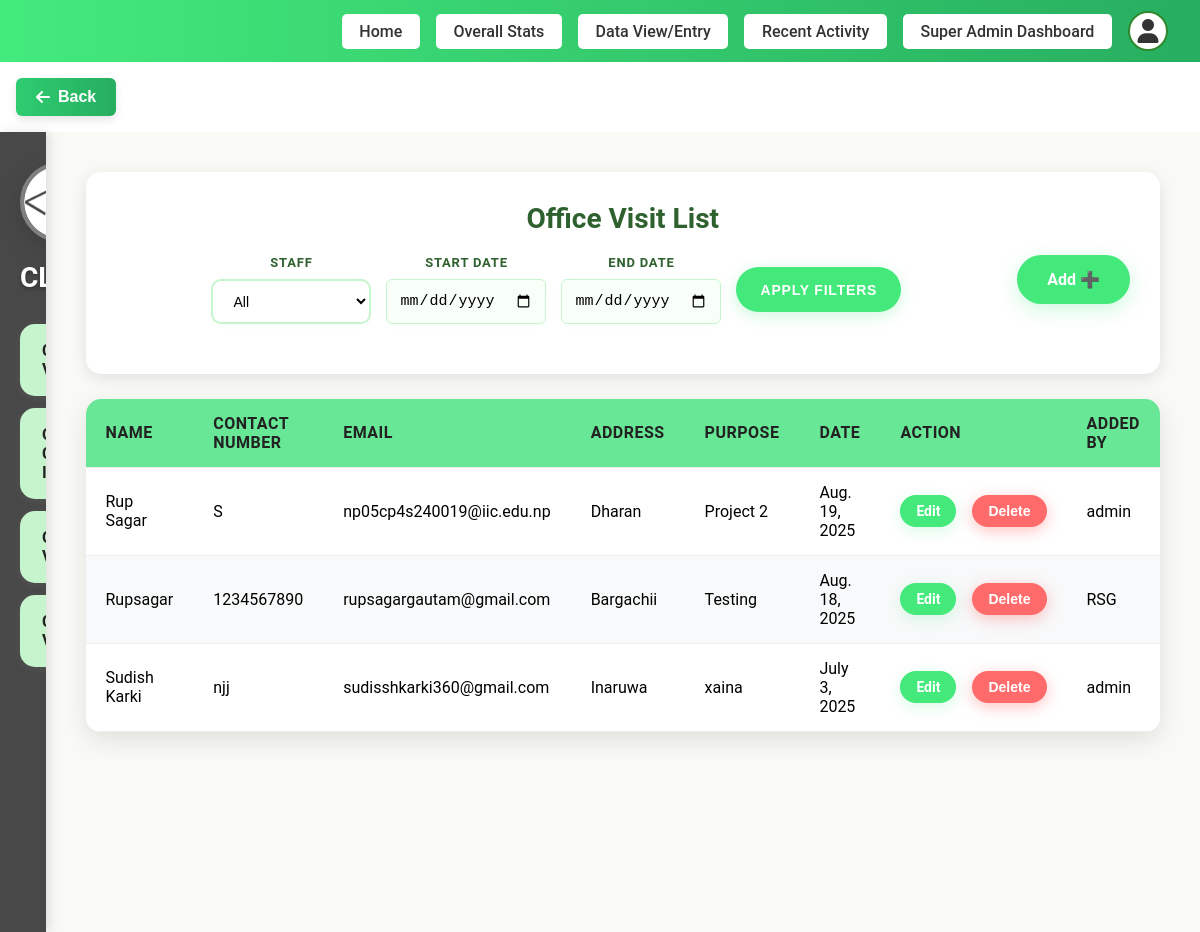
The app's page /add-dashboard/office-visit/list/ (signed in) with its own data.
### staff/models.py (models this page shows, shortened)
class OfficeVisit(models.Model):
    user = models.ForeignKey(User, on_delete=models.CASCADE)
    name = models.CharField(max_length=100)
    contact = models.CharField(max_length=20)
    email = models.EmailField()
    address = models.CharField(max_length=255)
    purpose = models.CharField(max_length=255)
    date = models.DateField()

### staff/views.py (the view)
# urls.py: path('office-visit/list/', views.office_visit_list, name='office_visit_list'),
@login_required
def office_visit_list(request):
    if request.user.is_superuser:
        office_visits = OfficeVisit.objects.all().order_by('-date')
        staff_filter = request.GET.get('staff')
        if staff_filter and staff_filter != 'all':
            office_visits = office_visits.filter(user_id=staff_filter)
        start_date = request.GET.get('start_date')
        end_date = request.GET.get('end_date')
        if start_date:
            try:
                start_date = datetime.strptime(start_date, '%Y-%m-%d').date()
                office_visits = office_visits.filter(date__gte=start_date)
            except ValueError:
                pass
        if end_date:
            try:
                end_date = datetime.strptime(end_date, '%Y-%m-%d').date()
                office_visits = office_visits.filter(date__lte=end_date)
            except ValueError:
                pass
        staff_users = User.objects.filter(is_staff=True).order_by('username')
    else:
        office_visits = OfficeVisit.objects.filter(user=request.user).order_by('-date')
        staff_users = None
    paginator = Paginator(office_visits, 5)  # Show 5 items per page
    page = request.GET.get('page')
    try:
        office_visits = paginator.page(page)
    except PageNotAnInteger:
        office_visits = paginator.page(1)
    except EmptyPage:
        office_visits = paginator.page(paginator.num_pages)
    return render(request, 'pages/staff/Office_Visit.html', {
        'office_visits': office_visits,
        'staff_users': staff_users,
        'current_filters': {
            'staff': request.GET.get('staff', ''),
            'start_date': request.GET.get('start_date', ''),
            'end_date': request.GET.get('end_date', ''),
        }
    })

### templates/pages/staff/Office_Visit.html (shortened to what this page needs)
{% load static %}
<!DOCTYPE html>
<html lang="en">
<head>
  <link rel="stylesheet" href="{% static 'css/Visit.css' %}?v=1.2">
  <link rel="stylesheet" href="{% static 'css/dltvisit.css' %}?v=1.2">
</head>
{% include "layouts/header.html" %}
<body>
  <div class="container">
    <div class="sidebar">
      <div class="logo">
        <a href="{% url 'add_dashboard' %}">
         <img src="{% static 'assets/favicon.png' %}" alt="Logo">
        </a>
      </div>
      <h2>CLMS</h2>
      <ul>
        <li><a href="{% url 'client_visit_list' %}">Client Visit</a></li>
        <li><a href="{% url 'online_class_list' %}">Online Class Inquiry</a></li>
        <li><a href="{% url 'office_visit_list' %}">Office Visit</a></li>
        <li><a href="{% url 'college_visit_list' %}">College/School Visit</a></li>
      </ul>
    </div>
    <div class="main-content">
      <div class="header">
        <h2>Office Visit List</h2>
        <div class="header-controls">
          <a href="{% url 'add_dashboard' %}" class="add-btn">Add ➕</a>
          {% if user.is_superuser and staff_users %}
          <div class="filter-container">
            <form method="GET" class="filter-form" style="display: flex; align-items: center; gap: 15px; flex-wrap: wrap;">
              <div class="filter-item">
                <label for="staff">Staff</label>
                <select name="staff" id="staff">
                  <option value="all" {% if current_filters.staff == 'all' or not current_filters.staff %}selected{% endif %}>All</option>
                </select>
              </div>
              <div class="filter-item">
                <label for="start_date">Start Date</label>
                <input type="date" name="start_date" id="start_date" value="{{ current_filters.start_date }}" placeholder="yyyy-mm-dd">
              </div>
              <div class="filter-item">
                <label for="end_date">End Date</label>
                <input type="date" name="end_date" id="end_date" value="{{ current_filters.end_date }}" placeholder="yyyy-mm-dd">
              </div>
              <button type="submit" class="apply-btn">Apply Filters</button>
            </form>
          </div>
          {% endif %}
        </div>
      </div>
      <table>
        <thead>
          <tr>
            <th>Name</th>
            <th>Contact Number</th>
            <th>Email</th>
            <th>Address</th>
            <th>Purpose</th>
            <th>Date</th>
            <th>Action</th>
            <th>Added By</th>
          </tr>
        </thead>
        <tbody>
          {% for visit in office_visits %}
          <tr class="{% cycle 'white-row' 'green-row' %}">
            <td>{{ visit.name }}</td>
            <td>{{ visit.contact }}</td>
            <td>{{ visit.email }}</td>
            <td>{{ visit.address }}</td>
            <td>{{ visit.purpose }}</td>
            <td>{{ visit.date }}</td>
            <td>
              <div class="action-buttons">
                <a href="{% url 'edit_office' visit.id %}" class="edit-btn">Edit</a>
                <button class="delete-btn" onclick="showOfficeVisitDeleteConfirmation('{{ visit.id }}', '{{ visit.name }}')">Delete</button>
              </div>
            </td>
            <td>{{ visit.user.username }}</td>
          </tr>
          {% empty %}
          <tr>
            <td colspan="8">No office visits available.</td>
          </tr>
          {% endfor %}
        </tbody>
      </table>
    </div>
  </div>
</body>
</html>

### static/css/dltvisit.css (style rules this page uses)
.action-buttons { display: flex; gap: 8px; align-items: center; justify-content: flex-start; }
.edit-btn, .delete-btn { display: inline-block !important; vertical-align: middle; }
td:last-child { white-space: nowrap; }

### static/css/home.css (style rules this page uses)
body { background: #fff; margin: 0; font-family: 'Roboto', Arial, sans-serif; }

### records on screen
OfficeVisit: name "Rup Sagar", contact "S", email "np05cp4s240019@iic.edu.np", address "Dharan", purpose "Project 2", date "Aug. 19, 2025", user.username "admin"
OfficeVisit: name "Rupsagar", contact "1234567890", email "rupsagargautam@gmail.com", address "Bargachii", purpose "Testing", date "Aug. 18, 2025", user.username "RSG"
OfficeVisit: name "Sudish Karki", contact "njj", email "sudisshkarki360@gmail.com", address "Inaruwa", purpose "xaina", date "July 3, 2025", user.username "admin"
